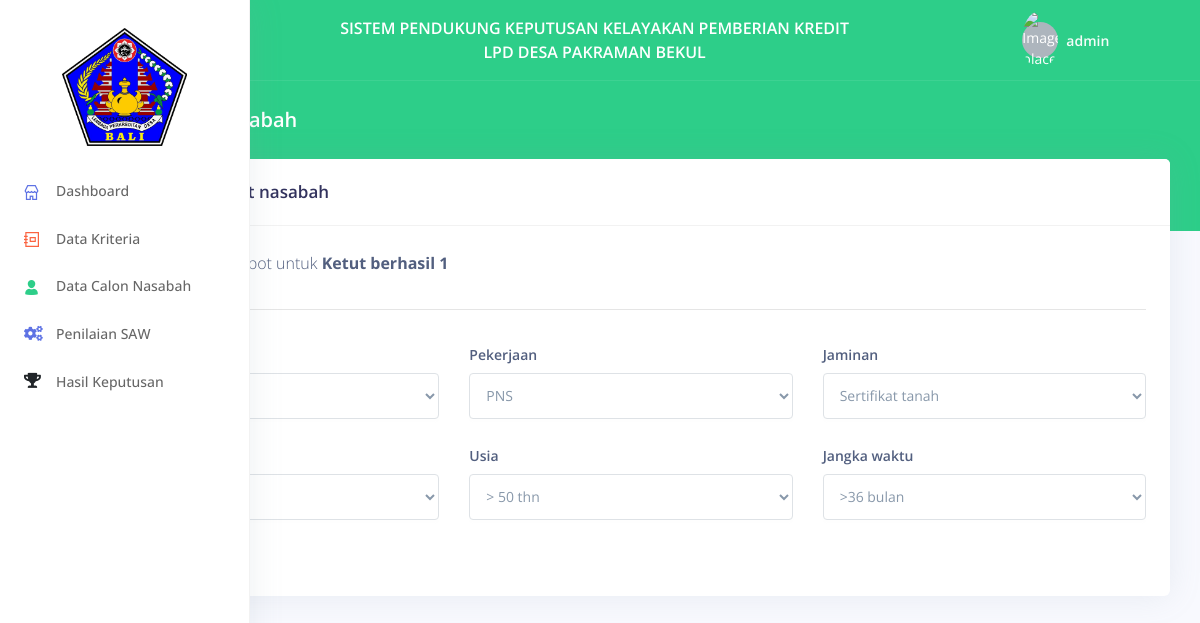
/nasabah/bobot?id=1 (signed in), run on the app's committed database.
### tables this page shows
CREATE TABLE `cln_nasabah` (
  `id_cln_nsb` int(11) NOT NULL,
  `nama_nsb` varchar(45) NOT NULL,
  `no_kk` varchar(40) NOT NULL,
  `no_nik` varchar(40) NOT NULL,
  `tempat_lahir` varchar(15) NOT NULL,
  `tgl_lahir` date NOT NULL,
  `alamat` varchar(60) NOT NULL,
  `agama` enum('Hindu','Islam','Kristen','Buddha') NOT NULL,
  `email` varchar(35) NOT NULL,
  `no_tlp` varchar(15) NOT NULL,
  `jenis_kelamin` enum('Pria','Wanita') NOT NULL,
  `periode` date NOT NULL
);

CREATE TABLE `sub_kriteria` (
  `id_subkriteria` int(11) NOT NULL,
  `id_kriteria` int(11) NOT NULL,
  `ket` varchar(45) NOT NULL,
  `nilai` int(11) NOT NULL
);

### system/base/view.php (called while the page is built)
<?php
function view($path, $data = []){
    extract($data);
    require_once("app/views/".$path.".php");
}

### app/controllers/NasabahController.php (called while the page is built, shortened)
<?php
class NasabahController extends Controller {
    public function bobot()
    {
        $criteria = new CriteriaModel();
        $c = $criteria->getCriteriaAndSubCriteria();
        $nasabah = (new NasabahModel())->first($_GET['id']);
        $array = new Collection($c);
        $grouped = $array->groupBy('nama_kriteria');
        view('includes/layout', [
            'content'       => "nasabah/nasabah.bobot",
            'grouped'       => $grouped,
            'nasabah'       => $nasabah
        ]);
    }
}

### routes.php (called while the page is built, shortened)
<?php
$router = new Route();
$router->get('/', \App\Controllers\DashboardController::class, 'index');
$router->get('/login', \App\Controllers\LoginController::class, 'login');
$router->get('/logout', \App\Controllers\LoginController::class, 'logout');
$router->post('/login', \App\Controllers\LoginController::class, 'doLogin');
$router->get('/nasabah', \App\Controllers\NasabahController::class, 'index');
$router->get('/nasabah/insert', \App\Controllers\NasabahController::class, 'insert');
$router->get('/nasabah/bobot', \App\Controllers\NasabahController::class, 'bobot');
$router->get('/nasabah/edit', \App\Controllers\NasabahController::class, 'edit');
$router->get('/nasabah/detail', \App\Controllers\NasabahController::class, 'detail');
$router->post('/nasabah/bobot', \App\Controllers\NasabahController::class, 'updateBobot');
$router->post('/nasabah/create', \App\Controllers\NasabahController::class, 'create');
$router->post('/nasabah/update', \App\Controllers\NasabahController::class, 'update');
$router->post('/nasabah/delete', \App\Controllers\NasabahController::class, 'delete');
$router->get('/perhitungan', \App\Controllers\PerhitunganController::class, 'index');
$router->get('/ranking', \App\Controllers\RankingController::class, 'ranking');
$router->get('/laporan', \App\Controllers\LaporanController::class, 'laporan');
$router->get('/laporan/pdf', \App\Controllers\LaporanController::class, 'generatePDF');
$router->get('/criteria', \App\Controllers\CriteriaController::class, 'index');
$router->get('/criteria/sub-criteria', \App\Controllers\CriteriaController::class, 'createSubCriteria');
$router->get('/criteria/edit', \App\Controllers\CriteriaController::class, 'edit');
$router->get('/criteria/insert', \App\Controllers\CriteriaController::class, 'insert');
$router->post('/criteria/create', \App\Controllers\CriteriaController::class, 'create');
$router->post('/criteria/update', \App\Controllers\CriteriaController::class, 'update');
$router->post('/criteria/delete', \App\Controllers\CriteriaController::class, 'delete');
$router->post('/criteria/update-sub-criteria', \App\Controllers\CriteriaController::class, 'updateSubCriteria');
$router->run();

### index.php (called while the page is built, shortened)
<?php
require_once 'routes.php';

### system/model/Connection.php (called while the page is built, shortened)
<?php
class Connection {
    private $host       = 'localhost';
    private $name       = 'name';
    private $user       = 'root';
    private $password   = '';
    private $connection;
    public function __construct()
    {
        $this->host     = DB_HOST;
        $this->name     = DB_NAME;
        $this->user     = DB_USER;
        $this->password = DB_PASSWORD;
    }
    public function getConnection()
    {
        return $this->connection;
    }
    private function connect(){
        try {
            $this->connection = new \PDO("mysql:host=$this->host;dbname=$this->name", $this->user, $this->password);
            $this->connection->setAttribute(\PDO::ATTR_ERRMODE, \PDO::ERRMODE_EXCEPTION);
        } catch (\Exception $exception) {
            var_dump($exception->getMessage());
        }
    }
}

### system/model/Model.php (called while the page is built, shortened)
<?php
class Model {
    protected $connection;
    public function __construct()
    {
        $this->connection = (new Connection())->getConnection();
    }
    public function query($sql, $bindings = [])
    {
        $query = $this->connection->prepare($sql);
        for ($i = 0; $i < count($bindings); $i++) {
            $query->bindParam($i + 1, $bindings[$i]);
        }
        $query->execute();
        return $query->fetchAll();
    }
}

### app/models/NasabahModel.php (called while the page is built, shortened)
<?php
class NasabahModel extends Model {
    protected $table = 'cln_nasabah';
    public function first($id)
    {
        $result = $this->query("SELECT * FROM $this->table WHERE id_cln_nsb = ?", [$id]);
        if (count($result) > 0) {
            return $result[0];
        }
        return null;
    }
}

### app/models/CriteriaModel.php (called while the page is built, shortened)
<?php
class CriteriaModel extends Model {
    protected $table = 'kriteria';
    public function getCriteriaAndSubCriteria()
    {
        return $this->query("SELECT * FROM $this->table INNER JOIN sub_kriteria ON $this->table.id_kriteria = sub_kriteria.id_kriteria GROUP BY sub_kriteria.id_subkriteria");
    }
}

### system/arrays/Collection.php (called while the page is built, shortened)
<?php
class Collection {
    private $collections = [];
    public function __construct($array = [])
    {
        $this->collections = $array;
    }
    public function groupBy($key = '')
    {
        $arr = [];
        foreach ($this->collections as $collection) {
            if (!isset($arr[$collection[$key]])) {
                $arr[$collection[$key]] = [];
            }
            array_push($arr[$collection[$key]], $collection);
        }
        return $arr;
    }
}

### app/views/nasabah/nasabah.bobot.php (the view, shortened to what this page needs)
<div class="header bg-success pb-6">
    <div class="container-fluid">
        <div class="header-body">
            <div class="row align-items-center py-4">
                <div class="col-lg-6 col-7">
                    <h6 class="h2 text-white d-inline-block mb-0">Ubah Bobot Nasabah</h6>
                </div>
            </div>
        </div>
    </div>
</div>
<div class="container-fluid mt--6">
    <div class="row">
        <div class="col">
            <div class="card-wrapper">
                <div class="card">
                    <div class="card-header">
                        <h3 class="mb-0">Input data bobot nasabah</h3>
                    </div>
                    <div class="card-body">
                        <?php if (!is_null($nasabah)) { ?>
                            <div class="row">
                                <div class="col-lg-8">
                                    <p class="mb-0">
                                        Masukkan data bobot untuk <strong style="font-weight: bold;"><?= $nasabah['nama_nsb'] ?></strong>
                                    </p>
                                </div>
                            </div>
                        <?php } ?>
                        <hr>
                        <form action="<?= BASE_PATH; ?>/nasabah/bobot" method="post" class="needs-validation" novalidate="">
                            <div class="row">
                                <?php foreach ($grouped as $key => $value) { ?>
                                    <div class="col-md-4 mb-4">
                                        <label class="form-control-label" for="sub_kriteria"><?= ucfirst($key); ?></label>
                                        <select class="form-control" name="sub_kriteria[]" id="sub_kriteria">
                                            <?php foreach ($value as $item) { ?>
                                                <option value="<?= $item['id_subkriteria']; ?>"><?= $item['ket']; ?></option>
                                            <?php } ?>
                                        </select>
                                    </div>
                                <?php } ?>
                            </div>
                            <button class="btn btn-success btn-sm" type="submit">Simpan</button>
                        </form>
                    </div>
                </div>
            </div>
        </div>
    </div>
</div>

### data on the page
cln_nasabah: nama_nsb "Ketut berhasil 1"
sub_kriteria: key "Pekerjaan"
sub_kriteria: key "Jaminan"
sub_kriteria: key "Usia"
sub_kriteria: key "Jangka waktu"

### other printed values
sessionGet("username") "admin"
form field value "≥ 15.000.000"
form field value "PNS"
form field value "Sertifikat tanah"
form field value "≥10.000.000"
form field value "> 50 thn"
form field value ">36 bulan"
